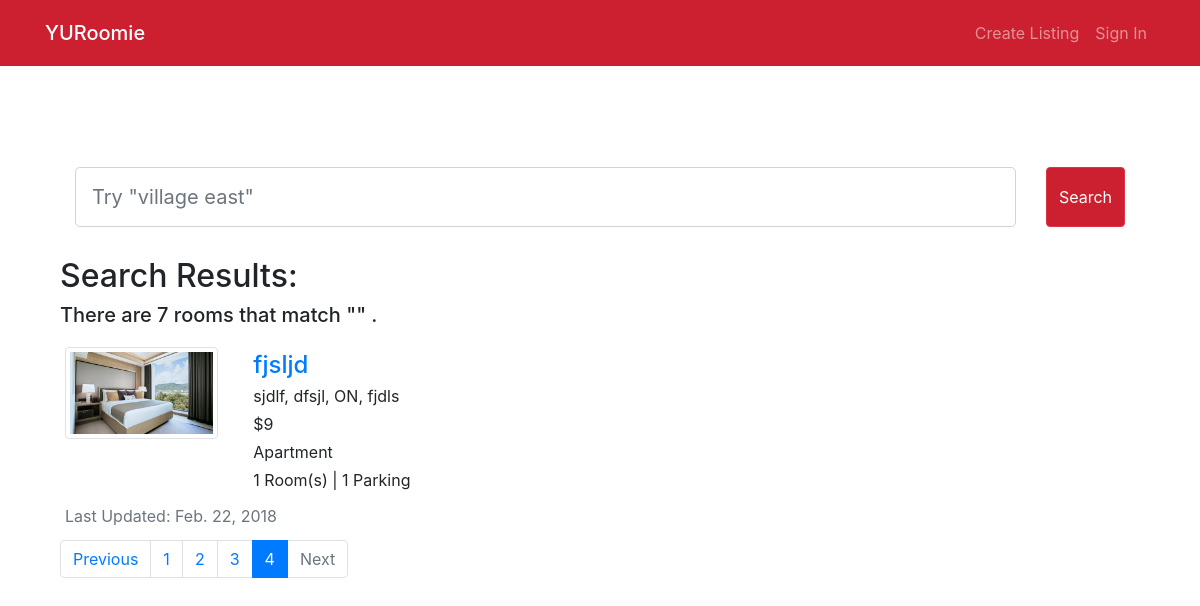
Before: /search/?q=&page=4 with the older database file.
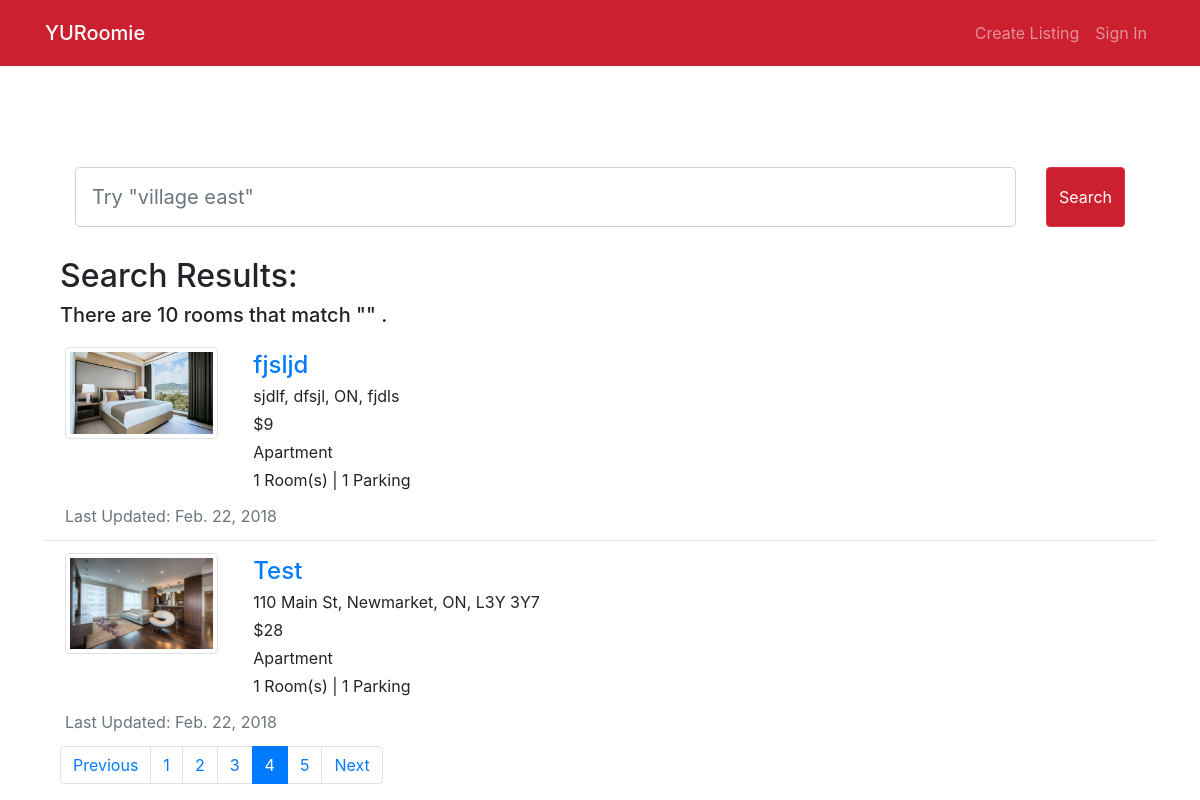
After: the same page with the newer database file.
### home/models.py (models this page shows, shortened)
class Room(models.Model):
    host_name = models.CharField(max_length=50)
    address = models.CharField(max_length=100)
    property_name = models.CharField(max_length=30, default="")
    description = models.TextField(default="", blank=True)
    cost = models.PositiveIntegerField(default=0)
    visits = models.PositiveIntegerField(default=0)
    property_type_options = (('a', 'apartment'),
                                ('c', 'condo'),
                                ('t', 'townhouse'),
                                ('h', 'house'))
    property_type = models.CharField(choices=property_type_options, max_length=10)
    number_of_rooms = models.PositiveSmallIntegerField()
    garages = models.PositiveSmallIntegerField()
    creator_id = models.PositiveIntegerField()
    creator_email = models.CharField(max_length=50)
    creator_phone = models.CharField(max_length=10, default="", blank=True)
    creator_gender = models.CharField(max_length=10)
    last_updated = models.DateTimeField(auto_now_add=True)

class RoomImage(models.Model):
    room = models.ForeignKey(Room, on_delete=models.CASCADE)
    image = models.ImageField()

### home/views.py (the view)
# urls.py: path('search/', views.search, name='search'),
def search(request):
    RESULTS_PER_PAGE = 2
    result_list = Room.objects.all()
    query_dict = request.GET
    context = {}
    if 'q' in query_dict:
        query_q = context['query'] = query_dict['q']
        result_list = result_list.filter(
            Q(property_name__icontains=query_q) |
            Q(host_name__icontains=query_q) |
            Q(address__icontains=query_q) |
            Q(description__icontains=query_q)
        )
    if 'filter' in query_dict:
        filters = context['filters'] = query_dict['filter']
        try:
            filter_dict = dict(item.split("=") for item in filters.split("~"))
            if 'prh' in filter_dict:
                context['prh'] = filter_dict['prh']
            else:
                context['prh'] = 99999
            if 'prl' in filter_dict:
                context['prl'] = filter_dict['prl']
            else:
                context['prl'] = 0
            result_list = result_list.filter(cost__gte=context['prl'], cost__lte=context['prh'])
        except ValueError:
            filters = None
    else:
        context['prh'] = 99999
        context['prl'] = 0
        filters = None
    paginator = Paginator(result_list, RESULTS_PER_PAGE)
    page = request.GET.get('page')
    try:
        rooms = paginator.page(page)
    except PageNotAnInteger:
        rooms = paginator.page(1)
    except EmptyPage:
        page = paginator.page(paginator.num_pages)
    context['rooms'] = rooms
    context['num_results'] = len(result_list)
    return render(request, 'home/search.html', context)

### home/templates/home/search.html (shortened to what the changed rows need)
{% extends 'home/base.html'%}
{% load static %}
{% block body %}
    <div class="container-fluid">
        <div class="w-100" style="height:100px;"></div>
        <div class="col">
        </div>
        <form class="form-inline" method="GET" action="{% url 'search' %}">
            <div class="col">
            </div>
            <div class="col-auto">
            </div>
        </form>
        <div class="w-100" style="height:30px;"></div>
        <h2>Search Results:</h2>
        <h5>
            There {% if num_results != 1%}are {{ num_results }} rooms that match{%else%}is 1 room that matches{% endif %}  "{{ query }}"
            {% if filters is not None %} in the price range ${{ prl }} - ${{ prh }}{% endif %}.
        </h5>
        <div class="row">
            <div class="list-group list-group-flush">
            {% for room in rooms %}
            <div class="list-group-item">
                <div class="row">
                  <div class="col-12 col-md-2">
                    <a href="{% url 'detail' room.id %}">
                        <div class="img-thumbnail">
                            <img src="{{ room.roomimage_set.all.0.image.url }}" alt="pic" >
                        </div>
                    </a>
                  </div>
                  <div class="pl-3 col-12 col-md-10">
                        <a href="{% url 'detail' room.id %}"><h4 class="card-title m-1" >{{ room.property_name }}</h4></a>
                        <p class="m-1">{{ room.address}}</p>
                        <p class="m-1">${{ room.cost}}</p>
                        <p class="m-1">{% if room.property_type == 'a' %}Apartment
                            {% elif room.property_type == 'c' %}Condo
                            {% elif room.property_type == 't' %}Townhouse
                            {% else %} house {% endif %}</p>
                        <p class="m-1">{{ room.number_of_rooms}} Room(s) | {{ room.garages }} Parking</p>
                  </div>
                </div>
                <p class="text-muted m-0 pt-2">Last Updated: {{room.last_updated.date}}</p>
              </div>
              {% endfor %}
            </div>
          </div>
          <div class="row" id="pagination-navbar">
            {% if rooms.has_other_pages %}
            <nav class="align-bottom" aria-label="...">
                <ul class="pagination">
                    {% for i in rooms.paginator.page_range %}
                        {% if rooms.number == i %}
                            <li class="page-item active">
                                <a class="page-link" href=>{{ i }}</a>
                            </li>
                        {% else %}
                            <li class="page-item">
                                <a class="page-link" href="?q={{ query }}{% if filters is not None %}&filter={{ filters }}{% endif %}&page={{ i }}">{{ i }}</a>
                            </li>
                        {% endif %}
                    {% endfor %}
                    {% if rooms.has_next %}
                        <li class="page-item">
                            <a class="page-link" href="?q={{ query }}{% if filters is not None %}&filter={{ filters }}{% endif %}&page={{ rooms.next_page_number }}">Next</a>
                        </li>
                    {% else %}
                        <li class="page-item disabled">
                            <a class="page-link" href="#">Next</a>
                        </li>
                    {% endif %}
                </ul>
            </nav>
            {% endif %}
          </div>
    </div>
{% endblock %}

Changed rows visible on the page:
added Room: roomimage_set.all.0.image (picture), property_name "Test", address "110 Main St, Newmarket, ON, L3Y 3Y7", cost "28", property_type "Apartment", number_of_rooms "1", garages "1", last_updated "Feb. 22, 2018"
Other visible differences:
{{ num_results }}: "7" → "10"
new list line: "5"
